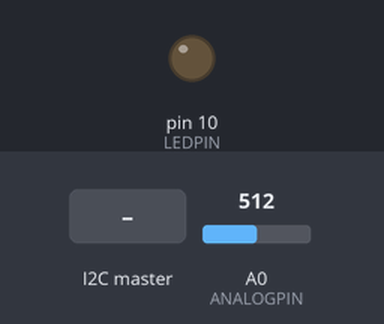
A sketch run on a simulated Arduino Uno, built with avr-gcc and run on an emulated ATmega328P. On the bench: output pins drawn as LEDs (lit = HIGH). The inputs (shaded band) are chosen by the test bench; at power-on: A0 (ANALOGPIN) = 512.

Above: at 1.2 s.
1.3 s: the I2C master sends the byte 1
At 1.6 s:
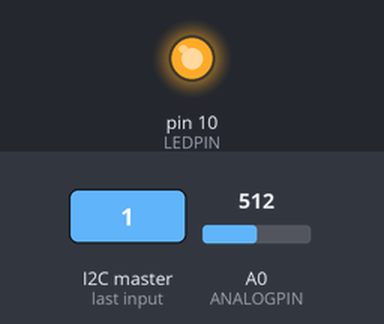
2.8 s: the I2C master sends the byte 0
At 4.0 s:
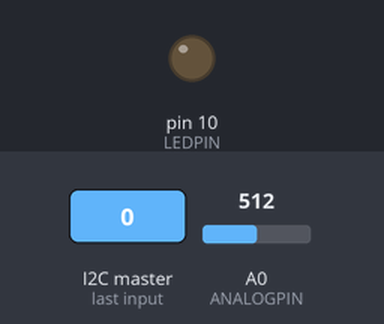
4.3 s: the I2C master sends the byte 2
At 5.1 s:
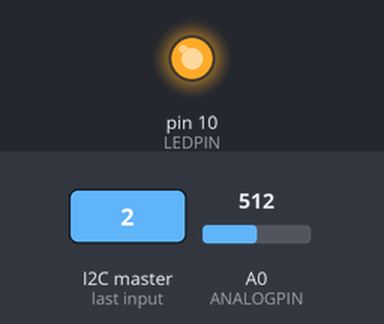
Timing chart, 0 to 7.3 s (numbered marks = the images above; inputs shaded):
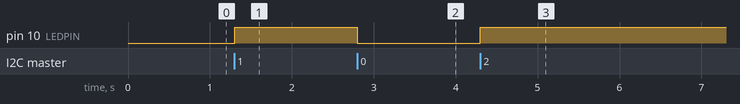

The sketch:

arduino_i2c_slave.ino
```cpp
#include <Wire.h>
#define LEDPIN 10
#define ANALOGPIN A0
#define I2C_ADDRESS 0x0A
int analogValue = 0;

void receiveHandler(int numBytes);
void requestHandler();


void setup() {

  Wire.begin(I2C_ADDRESS);
  Wire.onReceive(receiveHandler);
  Wire.onRequest(requestHandler);

  pinMode(LEDPIN,OUTPUT);
  pinMode(ANALOGPIN,INPUT);
}

void loop() {
  analogValue = analogRead(ANALOGPIN);
  delay(1000);
}


/*Functions*/

 void receiveHandler(int numBytes){
    int data=0;
    data=Wire.read() ;
    if(data){
      digitalWrite(LEDPIN,HIGH);
    }
    else{
      digitalWrite(LEDPIN,LOW);
    }
 }

 void requestHandler(void){
  Wire.write(analogValue);
 }
```

Measured:
- after the input at 1.3 s, pin 10 (LEDPIN): LOW → HIGH at once
- after the input at 2.8 s, pin 10 (LEDPIN): HIGH → LOW at once
- after the input at 4.3 s, pin 10 (LEDPIN): LOW → HIGH at once
